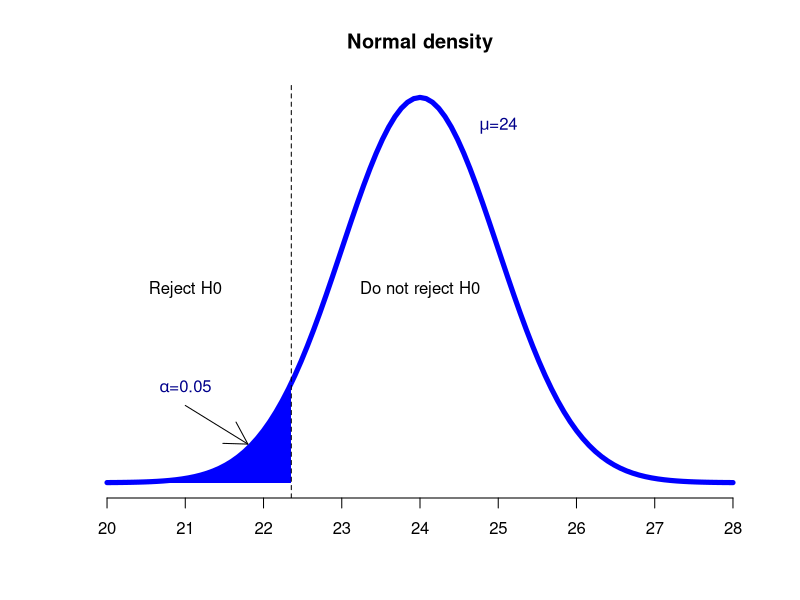
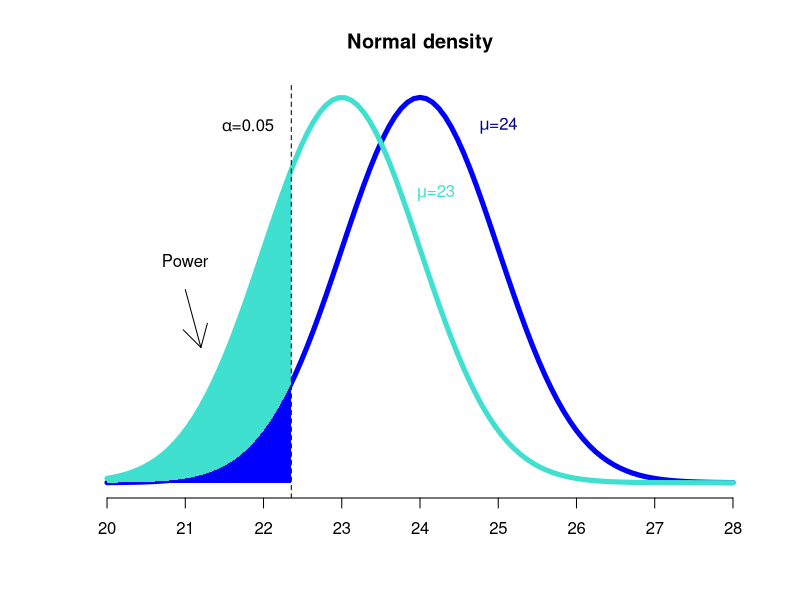
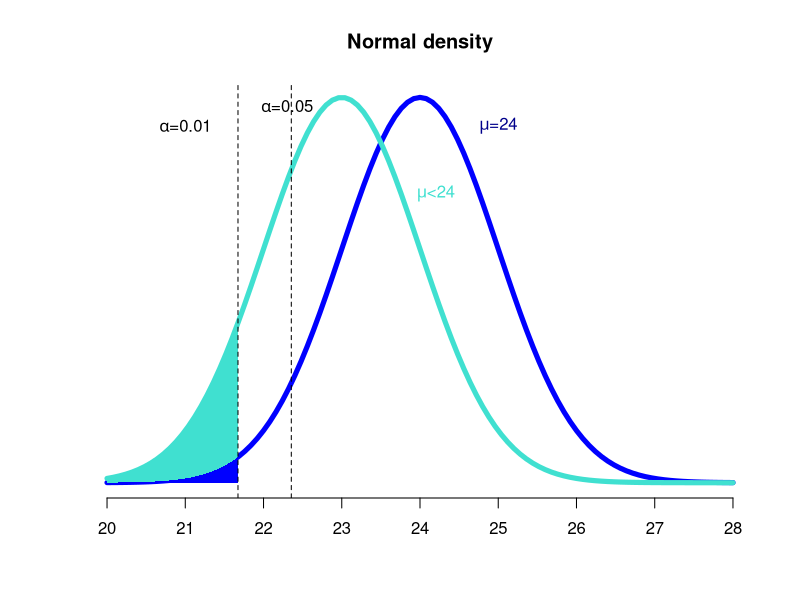
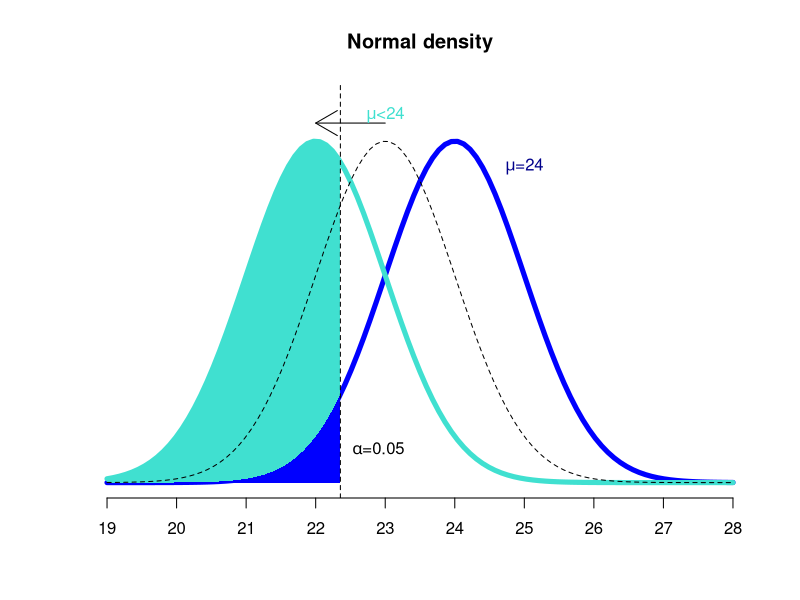
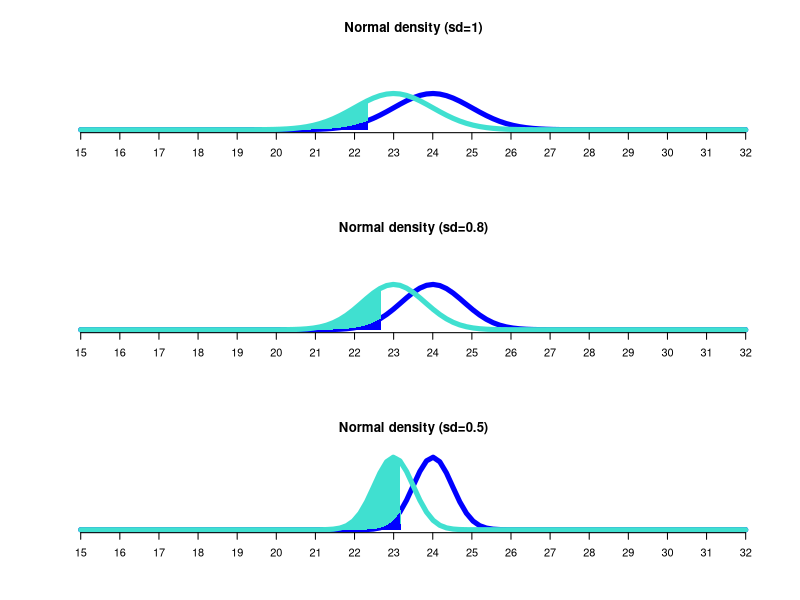
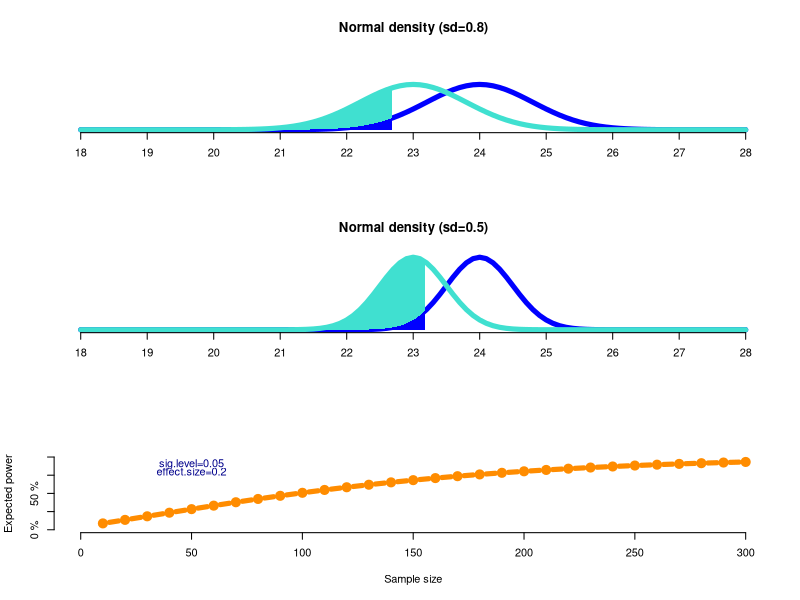
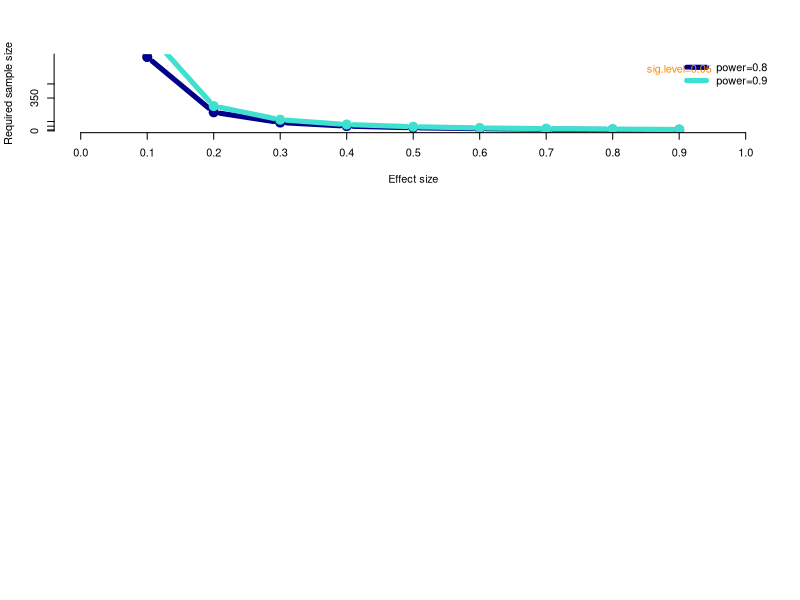

These charts were generated, in order, by the following R code:
## ---- chunk 1
knitr::opts_chunk$set(echo = TRUE)
library(knitr)
## ---- chunk 2

# a pool to draw mean mortality rate and mean number of car per day 
mor_mean_pool <- rnorm(n=10, mean=25, sd=1)
car_mean_pool <- rnorm(n=10, mean=50, sd=1)
# a dataset to store the data 
year <- NA
location <- NA
species <- NA
frog_mort <- NA
car_num <- NA
dat_all <- data.frame(frog_mort, car_num,year, location, species)

loc_all <- c("Site A", "Site B", "Site C")

for (j in 1:3){ # a loop to get location 
  loc <- loc_all[j]
  
for (i in seq(2010,2019,1)){ # generate the data for 2010 to 2019 (before pandemic)
  mean_mor <- sample(mor_mean_pool, 1) 
  mean_car <- sample(car_mean_pool, 1)
  
  frog_mort <- rnorm(n=3, mean=mean_mor, sd=1)
  frog_mort <- sort(frog_mort) # smaller values at the beginning
  
  car_num <- rnorm(n=3, mean=mean_car, sd=8)
  car_num <- sort(car_num)
  
# Assign cars to frog mortality in a dataset
  dat <- data.frame(frog_mort, car_num) # small cars have small frog mortality 
  dat$year <- rep(i,3) # add year to the dataset 
  dat$location <- rep(loc,3) # add location to the dataset 
  dat$species <- sample(c("Rana clamitans", "Pseudacris crucifer", "Lithobates pipiens"),3,FALSE) # add species to the dataset 
  
  dat_all <- rbind(dat_all, dat)
  
  print(i)
}
print(j)
}

# Now to generate the data for 2020
loc_all <- c("Site A", "Site B", "Site C")
for (j in 1:3){ # a loop to get location 
  loc <- loc_all[j]
  
  frog_mort <- rnorm(n=3, mean=15, sd=1)
  frog_mort <- sort(frog_mort) # smaller values at the beginning
  
  car_num <- rnorm(n=3, mean=20, sd=8)
  car_num <- sort(car_num)
  
# Assign cars to frog mortality in a dataset
  dat <- data.frame(frog_mort, car_num) # small cars have small frog mortality 
  dat$year <- rep(2020,3) # add year to the dataset 
  dat$location <- rep(loc,3) # add location to the dataset 
  dat$species <- sample(c("Rana clamitans", "Pseudacris crucifer", "Lithobates pipiens"), 3, FALSE)# add species to the dataset 
  
  dat_all <- rbind(dat_all, dat)
  
print(c("2020", j))
}

dat_all <- dat_all[-1,] # delete the first NA row. We can also use package dplyr to filter rows with NA. 
## ---- chunk 3

set.seed(911)

N <- 90
frog_mort <- rnorm(N, mean=26, sd=1)
car_num <- rnorm(N, mean=50, sd=8)
location <- c(rep("Site 1",N/3), rep("Site 2",N/3), rep("Site 3",N/3))
year <- rep(c(rep(2010, N/30),
          rep(2011, N/30),
          rep(2012, N/30),
          rep(2013, N/30),
          rep(2014, N/30),
          rep(2015, N/30),
          rep(2016, N/30),
          rep(2017, N/30),
          rep(2018, N/30),
          rep(2019, N/30)),3)
species <- rep(c("species 1","species 2","species 3"),30)
dat_all2 <- 
  tibble::tibble(
    frog_mort=frog_mort,
    car_num=car_num,
    location =location ,
    year=year,
    species=species
  )
#generating 2020 data and then merging it with previous data set
loc_all2 <- c("Site 1", "Site 2", "Site 3")
for (j in 1:3){ # a loop to get location 
  loc <- loc_all2[j]
  
  frog_mort <- rnorm(n=3, mean=15, sd=1)
  frog_mort <- sort(frog_mort) # smaller values at the beginning
  

  car_num <- rnorm(n=3, mean=20, sd=8)
  car_num <- sort(car_num)
  
# Assign cars to frog mortality in a dataset
  dat2 <- data.frame(frog_mort, car_num) # small cars have small frog mortality 
  dat2$year <- rep(2020,3) # add year to the dataset 
  dat2$location <- rep(loc,3) # add location to the dataset 
  dat2$species <- c("Species A", "Species B", "Species C") # add species to the dataset 
  
#now we merge the data sets to gerneate our final full data set
  
  dat_all2 <- rbind(dat_all2, dat2)
}
## ---- chunk 4
write.csv(dat_all, 'FrogPandemic.csv')
write.csv(dat_all2, 'FrogPandemic2.csv')
## ---- chunk 5
# How to make a nice table? Please check: https://cran.r-project.org/web/packages/kableExtra/vignettes/awesome_table_in_html.html 

library(knitr)
library(kableExtra)

PAcol1 <- c("", "Null hypothesis H0 is true", "Alternative hypothesis H1 is ture")
PAcol2 <- c("Fail to reject H0", "Correct", "Type II error")
PAcol3 <- c("Reject H0", "Type I error", "Correct. Power")
PAtable <- data.frame(PAcol1, PAcol2, PAcol3)
colnames(PAtable) <- NULL

kable(PAtable, caption="Table 1. Hypothesis testing.") %>%
  kable_styling(c("striped", "hover"), full_width = FALSE, position = "left")
## ---- chunk 6
curve(dnorm(x,24,1), xlim=c(20,28), main="Normal density",axes=FALSE,xlab="",ylab="",col="blue",lwd=5)
axis(1,at=c(20,21,22,23,24,25,26,27,28))

# define shaded region
from.z <- 20
to.z <- qnorm(.05,mean=24,sd=1)

S.x  <- c(from.z, seq(from.z, to.z, 0.01), to.z)
S.y  <- c(0, dnorm(seq(from.z, to.z, 0.01),24,1), 0)
polygon(S.x,S.y, col="blue",border=NA)

text(x=21,y=0.1,labels=expression(paste(alpha, "=0.05")),col="darkblue")
text(x=25,y=0.37,labels=expression(paste(mu, "=24")),col="darkblue")
#text(x=22.8,y=0,labels=round(to.z,1))
abline(v=to.z,lty="dashed")
arrows(21,0.08,21.8,0.04)
text(x=21,y=0.2,labels="Reject H0")
text(x=24,y=0.2,labels="Do not reject H0")
## ---- chunk 7
curve(dnorm(x,24,1), xlim=c(20,28), main="Normal density",axes=FALSE,xlab="",ylab="",col="blue",lwd=5)
curve(dnorm(x,23,1),add=TRUE,col="turquoise",lwd=5)
axis(1,at=c(20,21,22,23,24,25,26,27,28))

# define shaded region
from.z <- 20
to.z <- qnorm(.05,mean=24,sd=1)

S.x  <- c(from.z, seq(from.z, to.z, 0.01), to.z)
S.y1  <- c(0, dnorm(seq(from.z, to.z, 0.01),24,1), 0)
S.y2  <- c(0, dnorm(seq(from.z, to.z, 0.01),23,1), 0)
polygon(S.x,S.y2, col="turquoise",border=NA)
polygon(S.x,S.y1, col="blue",border=NA)

text(x=25,y=0.37,labels=expression(paste(mu, "=24")),col="darkblue")
text(x=24.2,y=0.3,labels=expression(paste(mu, "=23")),col="turquoise")
text(x=21.8,y=0.37,labels=expression(paste(alpha, "=0.05")))
abline(v=to.z,lty="dashed")
arrows(21,0.2,21.2,0.14)
text(x=21,y=0.23,labels="Power",size=5)
## ---- chunk 8
curve(dnorm(x,24,1), xlim=c(20,28), main="Normal density",axes=FALSE,xlab="",ylab="",col="blue",lwd=5)
curve(dnorm(x,23,1),add=TRUE,col="turquoise",lwd=5)
axis(1,at=c(20,21,22,23,24,25,26,27,28))

# define shaded region
from.z <- 20
to.z <- qnorm(.01,mean=24,sd=1)
to.z1 <- qnorm(.05,mean=24,sd=1)

S.x  <- c(from.z, seq(from.z, to.z, 0.01), to.z)
S.y1  <- c(0, dnorm(seq(from.z, to.z, 0.01),24,1), 0)
S.y2  <- c(0, dnorm(seq(from.z, to.z, 0.01),23,1), 0)
polygon(S.x,S.y2, col="turquoise",border=NA)
polygon(S.x,S.y1, col="blue",border=NA)

text(x=25,y=0.37,labels=expression(paste(mu, "=24")),col="darkblue")
text(x=24.2,y=0.3,labels=expression(paste(mu, "<24")),col="turquoise")
abline(v=to.z,lty="dashed")
text(x=21,y=0.37,labels=expression(paste(alpha, "=0.01")))
abline(v=to.z1,lty="dashed")
text(x=22.3,y=0.39,labels=expression(paste(alpha, "=0.05")))
#arrows(21,0.2,21.2,0.14)
#text(x=21,y=0.23,labels="Power",size=5)
## ---- chunk 9
curve(dnorm(x,24,1), xlim=c(19,28), ylim=c(0,0.45), main="Normal density",axes=FALSE,xlab="",ylab="",col="blue",lwd=5)
curve(dnorm(x,22,1),add=TRUE,col="turquoise",lwd=5)
axis(1,at=c(19,20,21,22,23,24,25,26,27,28))
arrows(23,0.42,22,0.42)

# define shaded region
from.z <- 19
to.z <- qnorm(.05,mean=24,sd=1)

S.x  <- c(from.z, seq(from.z, to.z, 0.01), to.z)
S.y1  <- c(0, dnorm(seq(from.z, to.z, 0.01),24,1), 0)
S.y2  <- c(0, dnorm(seq(from.z, to.z, 0.01),22,1), 0)
polygon(S.x,S.y2, col="turquoise",border=NA)
polygon(S.x,S.y1, col="blue",border=NA)

curve(dnorm(x,23,1),add=TRUE,lty="dashed")

text(x=25,y=0.37,labels=expression(paste(mu, "=24")),col="darkblue")
text(x=23,y=0.43,labels=expression(paste(mu, "<24")),col="turquoise")
text(x=22.9,y=0.04,labels=expression(paste(alpha, "=0.05")))
abline(v=to.z,lty="dashed")
## ---- chunk 10

par(mfrow=c(3,1))

# sd=1
curve(dnorm(x,24,1), xlim=c(15,32),ylim=c(0,0.8), main="Normal density (sd=1)",axes=FALSE,xlab="",ylab="",col="blue",lwd=5)
curve(dnorm(x,23,1),add=TRUE,col="turquoise",lwd=5)
axis(1,at=c(15,16,17,18,19,20,21,22,23,24,25,26,27,28,29,30,31,32))

# define shaded region
from.z <- 15
to.z <- qnorm(.05,mean=24,sd=1)

S.x  <- c(from.z, seq(from.z, to.z, 0.01), to.z)
S.y1  <- c(0, dnorm(seq(from.z, to.z, 0.01),24,1), 0)
S.y2  <- c(0, dnorm(seq(from.z, to.z, 0.01),23,1), 0)
polygon(S.x,S.y2, col="turquoise",border=NA)
polygon(S.x,S.y1, col="blue",border=NA)


# sd=0.8
curve(dnorm(x,24,0.8), xlim=c(15,32), ylim=c(0,0.8), main="Normal density (sd=0.8)",axes=FALSE,xlab="",ylab="",col="blue",lwd=5)
curve(dnorm(x,23,0.8),add=TRUE,col="turquoise",lwd=5)
axis(1,at=c(15,16,17,18,19,20,21,22,23,24,25,26,27,28,29,30,31,32))

# define shaded region
from.z <- 15
to.z <- qnorm(.05,mean=24,sd=0.8)

S.x  <- c(from.z, seq(from.z, to.z, 0.01), to.z)
S.y1  <- c(0, dnorm(seq(from.z, to.z, 0.01),24,0.8), 0)
S.y2  <- c(0, dnorm(seq(from.z, to.z, 0.01),23,0.8), 0)
polygon(S.x,S.y2, col="turquoise",border=NA)
polygon(S.x,S.y1, col="blue",border=NA)


# sd=0.5
curve(dnorm(x,24,0.5), xlim=c(15,32), ylim=c(0,0.8), main="Normal density (sd=0.5)",axes=FALSE,xlab="",ylab="",col="blue",lwd=5)
curve(dnorm(x,23,0.5),add=TRUE,col="turquoise",lwd=5)
axis(1,at=c(15,16,17,18,19,20,21,22,23,24,25,26,27,28,29,30,31,32))

# define shaded region
from.z <- 15
to.z <- qnorm(.05,mean=24,sd=0.5)

S.x  <- c(from.z, seq(from.z, to.z, 0.01), to.z)
S.y1  <- c(0, dnorm(seq(from.z, to.z, 0.01),24,0.5), 0)
S.y2  <- c(0, dnorm(seq(from.z, to.z, 0.01),23,0.5), 0)
polygon(S.x,S.y2, col="turquoise",border=NA)
polygon(S.x,S.y1, col="blue",border=NA)
## ---- chunk 11
# sd=0.8
curve(dnorm(x,24,0.8), xlim=c(18,28), ylim=c(0,0.8), main="Normal density (sd=0.8)",axes=FALSE,xlab="",ylab="",col="blue",lwd=5)
curve(dnorm(x,23,0.8),add=TRUE,col="turquoise",lwd=5)
axis(1,at=c(18,19,20,21,22,23,24,25,26,27,28))

# define shaded region
from.z <- 18
to.z <- qnorm(.05,mean=24,sd=0.8)

S.x  <- c(from.z, seq(from.z, to.z, 0.01), to.z)
S.y1  <- c(0, dnorm(seq(from.z, to.z, 0.01),24,0.8), 0)
S.y2  <- c(0, dnorm(seq(from.z, to.z, 0.01),23,0.8), 0)
polygon(S.x,S.y2, col="turquoise",border=NA)
polygon(S.x,S.y1, col="blue",border=NA)


# sd=0.5
curve(dnorm(x,24,0.5), xlim=c(18,28), ylim=c(0,0.8), main="Normal density (sd=0.5)",axes=FALSE,xlab="",ylab="",col="blue",lwd=5)
curve(dnorm(x,23,0.5),add=TRUE,col="turquoise",lwd=5)
axis(1,at=c(18,19,20,21,22,23,24,25,26,27,28))

# define shaded region
from.z <- 18
to.z <- qnorm(.05,mean=24,sd=0.5)

S.x  <- c(from.z, seq(from.z, to.z, 0.01), to.z)
S.y1  <- c(0, dnorm(seq(from.z, to.z, 0.01),24,0.5), 0)
S.y2  <- c(0, dnorm(seq(from.z, to.z, 0.01),23,0.5), 0)
polygon(S.x,S.y2, col="turquoise",border=NA)
polygon(S.x,S.y1, col="blue",border=NA)
## ---- chunk 12
library(pwr)
# 1. small effect size, alpha at 0.05, power at 0.8
# n is the sample size, d is the effect size, Cohen's d = mean/SD for paired t-test, sig.level is alpha, type indicates a two-sample t-test, one-sample t-test or paired t-test, alternative hypothesis is two.sided (default)
pwr.t.test(d = 0.2, sig.level = 0.05, power = 0.8, type = c("paired"),alternative="two.sided")

# 2. small effect size, alpha at 0.01, power at 0.8
pwr.t.test(d = 0.2, sig.level = 0.01, power = 0.8, type = c("paired"),alternative="two.sided")

# 3. small effect size, alpha at 0.01, power at 0.9
pwr.t.test(d = 0.2, sig.level = 0.01, power = 0.9, type = c("paired"),alternative="two.sided")

# 4. medium effect size, alpha at 0.05, power at 0.8
pwr.t.test(d = 0.5, sig.level = 0.05, power = 0.8, type = c("paired"),alternative="two.sided")
## ---- chunk 13
# plot color names: https://www.maplesoft.com/support/help/Maple/view.aspx?path=plot/colornames 
samplesizes <- seq(from=10,to=300,by=10)
power.samplesizes <- pwr.t.test(n=samplesizes,sig.level=0.05,d=0.2,type=c("paired"),alternative="two.sided")$power
plot(samplesizes,
     power.samplesizes,
     xlim=c(0,300),
     xlab="Sample size",
     ylab="Expected power",
     ylim=c(0,1),
     type="b",
     col="darkorange",
     lwd=5,axes=FALSE)
axis(1,at=c(0,50,100,150,200,250,300))
axis(2,at=c(0,0.25,0.5,0.75,1),labels=paste(c(0,25,50,75,100),"%"))
text(x=50,y=0.9,labels="sig.level=0.05",col="darkblue")
text(x=50,y=0.8,labels="effect.size=0.2",col="darkblue")
## ---- chunk 14
effectsizes <- seq(from=0.1,to=0.9,by=0.1)
samplesize.effectsizes.08 <-sapply(effectsizes, function(d){pwr.t.test(sig.level=0.05,d=d,power=0.8,type=c("paired"),alternative="two.sided")$n}) # We use sapply because pwr.t.test doesn't know how to deal with a sequence of effect sizes 
samplesize.effectsizes.09 <-sapply(effectsizes, function(d){pwr.t.test(sig.level=0.05,d=d,power=0.9,type=c("paired"),alternative="two.sided")$n})
plot(effectsizes,
     samplesize.effectsizes.08,
     xlim=c(0,1),
     xlab="Effect size",
     ylab="Required sample size",
     type="b",
     col="darkblue",
     lwd=5,axes=FALSE)
lines(effectsizes,samplesize.effectsizes.09,col="turquoise",lwd=5,type="b")
axis(1,at=c(0,0.1,0.2,0.3,0.4,0.5,0.6,0.7,0.8,0.9,1))
axis(2,at=c(1000,500,350,100,50,10,0))
legend(x="topright",lwd=5,bty="n",legend=c("power=0.8","power=0.9"),col=c("darkblue","turquoise"))
text(x=0.9,y=650,labels="sig.level=0.05",col="darkorange")
## ---- chunk 15
# n is the sample size and r is the Linear correlation coefficient, notice our alternative is greater
pwr.r.test(r = 0.2, sig.level = 0.05, power = 0.8, alternative="greater")

pwr.r.test(r = 0.2, sig.level = 0.01, power = 0.8, alternative="greater")

pwr.r.test(r = 0.35, sig.level = 0.05, power = 0.8, alternative="greater")
